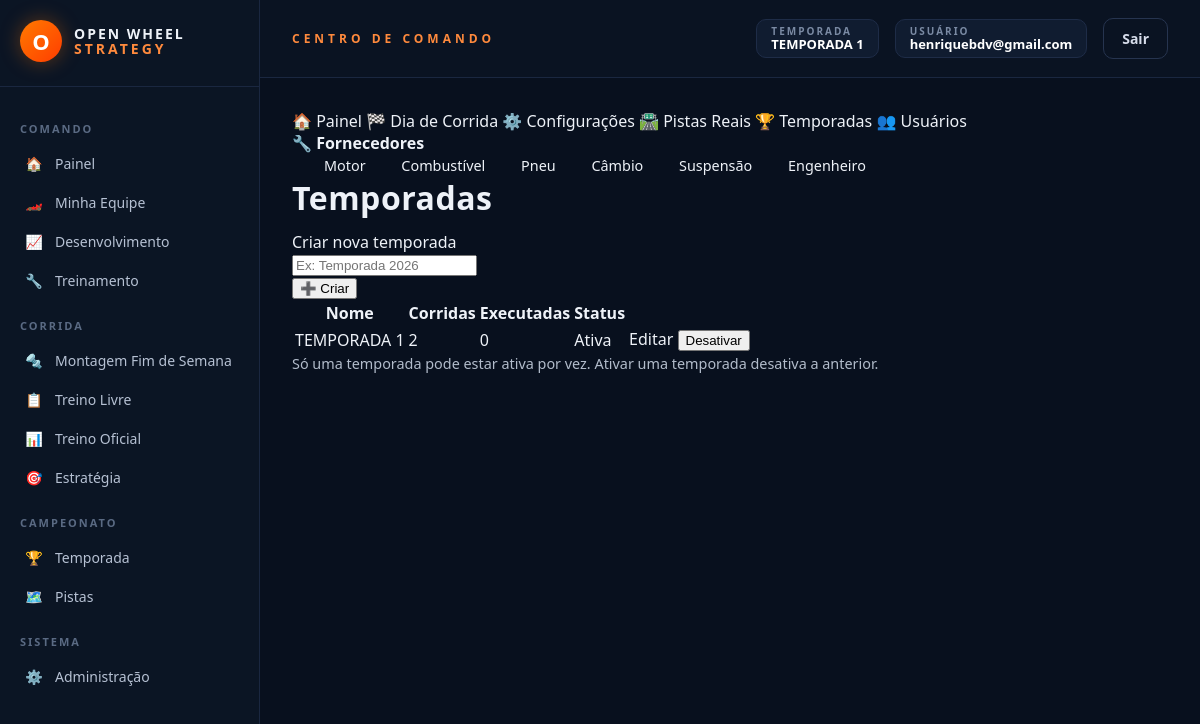
Page /admin/temporadas (signed in) on the earlier database version.
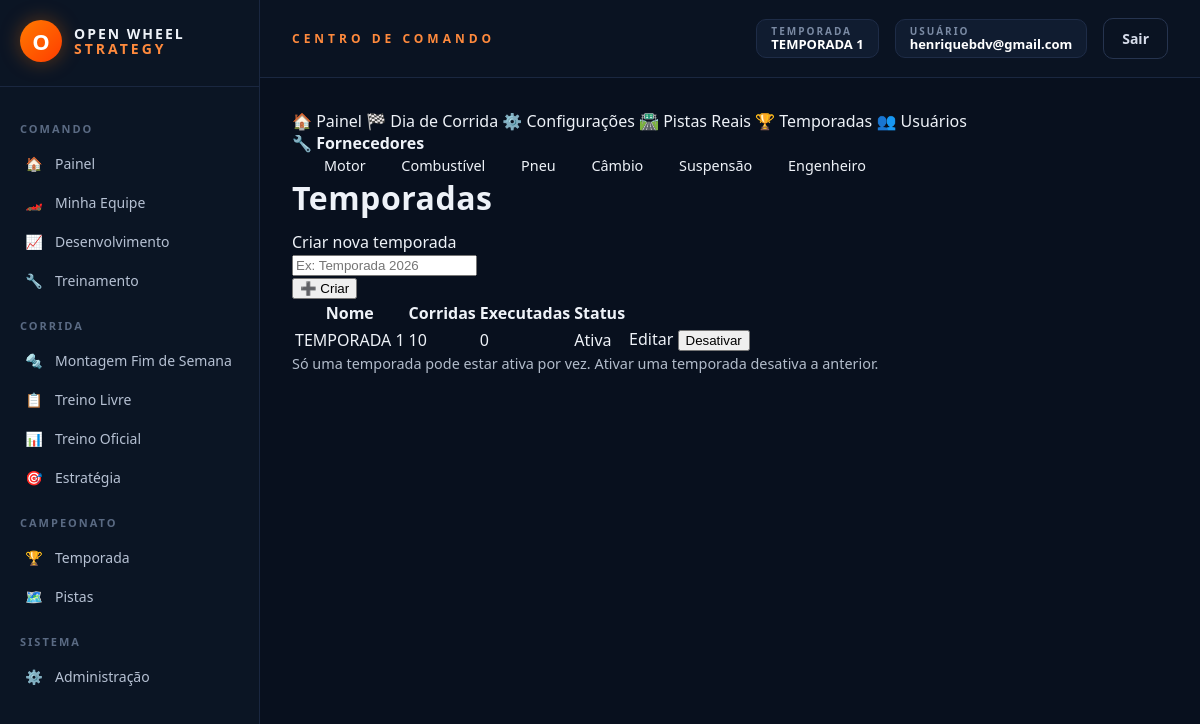
Same page on the later database version.
### models_temporada.py (models this page shows, shortened)
class Temporada(db.Model):
    __tablename__ = "temporadas"
    id = db.Column(db.Integer, primary_key=True)
    nome = db.Column(db.String(120), nullable=False)
    ativa = db.Column(db.Boolean, default=False, nullable=False)
    data_criacao = db.Column(db.DateTime, default=datetime.utcnow)
    corridas_agendadas = db.relationship(
        "CorridaAgendada", backref="temporada",
        cascade="all, delete-orphan",
        order_by="CorridaAgendada.ordem",
    )
    @classmethod
    def ativa_atual(cls):
        try:
            return cls.query.filter_by(ativa=True).first()
        except (OperationalError, ProgrammingError, NoSuchTableError):
            return None
    def total_corridas(self):
        return len(self.corridas_agendadas)
    def corridas_executadas(self):
        return sum(1 for c in self.corridas_agendadas if c.executada)

class CorridaAgendada(db.Model):
    __tablename__ = "corridas_agendadas"
    id = db.Column(db.Integer, primary_key=True)
    temporada_id = db.Column(db.Integer, db.ForeignKey("temporadas.id"), nullable=False)
    pista_real_id = db.Column(db.Integer, nullable=False)
    pista_nome = db.Column(db.String(120))
    ordem = db.Column(db.Integer, nullable=False)
    executada = db.Column(db.Boolean, default=False, nullable=False)
    data_execucao = db.Column(db.DateTime)
    resultado_json = db.Column(db.Text, default="[]")

### rotas/admin.py (the view, shortened to what this page needs)
    @app.route("/admin/temporadas", methods=["GET", "POST"])
    @admin_requerido
    def admin_temporadas():
        temporadas = Temporada.query.order_by(Temporada.data_criacao.desc()).all()
        return render_template("admin_temporadas.html", temporadas=temporadas)

### app.py (called while the page is built)
def _registrar_contexto(app):
    @app.context_processor
    def injetar_globais():
        usuario_id = session.get("usuario_id")
        usuario = Usuario.query.get(usuario_id) if usuario_id else None
        return {
            "usuario_logado": usuario,
            "categorias_fornecedor": FORNECEDORES_CONFIG,
            "temporada_ativa": Temporada.ativa_atual(),
        }

### extensoes.py (called while the page is built)
def admin_requerido(view_func):
    @functools.wraps(view_func)
    def wrapper(*args, **kwargs):
        from models import Usuario
        usuario_id = session.get("usuario_id")
        if not usuario_id:
            return redirect(url_for("login"))
        usuario = Usuario.query.get(usuario_id)
        if not usuario or not usuario.eh_admin:
            return render_template("acesso_negado.html"), 403
        return view_func(*args, **kwargs)
    return wrapper

### templates/admin_temporadas.html
{% extends "admin_base.html" %}
{% set secao_admin = 'temporadas' %}
{% block admin_content %}
<h1 class="h3 mb-4">Temporadas</h1>
<div class="card mb-4">
    <div class="card-header">Criar nova temporada</div>
    <div class="card-body">
        <form method="POST" class="row g-2">
            <div class="col-md-8">
                <input type="text" name="nome" class="form-control" placeholder="Ex: Temporada 2026" required>
            </div>
            <div class="col-md-4">
                <button type="submit" class="btn btn-primary w-100">➕ Criar</button>
            </div>
        </form>
    </div>
</div>
<table class="table">
    <thead>
        <tr>
            <th>Nome</th><th>Corridas</th><th>Executadas</th><th>Status</th><th></th>
        </tr>
    </thead>
    <tbody>
        {% for t in temporadas %}
        <tr>
            <td>{{ t.nome }}</td>
            <td>{{ t.total_corridas() }}</td>
            <td>{{ t.corridas_executadas() }}</td>
            <td>
                {% if t.ativa %}<span class="badge bg-success">Ativa</span>
                {% else %}<span class="badge bg-secondary">Inativa</span>
                {% endif %}
            </td>
            <td>
                <a href="{{ url_for('admin_temporada_editar', temporada_id=t.id) }}" class="btn btn-sm btn-outline-primary">Editar</a>
                {% if t.ativa %}
                    <form method="POST" action="{{ url_for('admin_temporada_desativar', temporada_id=t.id) }}" style="display:inline;">
                        <button type="submit" class="btn btn-sm btn-outline-secondary">Desativar</button>
                    </form>
                {% else %}
                    <form method="POST" action="{{ url_for('admin_temporada_ativar', temporada_id=t.id) }}" style="display:inline;">
                        <button type="submit" class="btn btn-sm btn-outline-success">Ativar</button>
                    </form>
                {% endif %}
            </td>
        </tr>
        {% else %}
        <tr><td colspan="5" class="text-muted">Nenhuma temporada.</td></tr>
        {% endfor %}
    </tbody>
</table>
<p class="text-muted mt-3" style="font-size:0.9em;">
    Só uma temporada pode estar ativa por vez. Ativar uma temporada desativa a anterior.
</p>
{% endblock %}

### templates/base.html (shortened to what this page needs)
<!DOCTYPE html>
<html lang="pt-br">
<head>
    <link href="{{ url_for('static', filename='css/tema.css') }}" rel="stylesheet">
</head>
<body>
{% if usuario_logado %}
<div class="ows-shell">
    <aside class="ows-sidebar">
        <div class="ows-logo">
            <div class="ows-logo-mark">O</div>
            <div class="ows-logo-text">OPEN WHEEL<br><span>STRATEGY</span></div>
        </div>
        <div class="ows-menu-section">COMANDO</div>
        <a href="{{ url_for('home') }}" class="ows-menu-link {% if request.endpoint == 'home' %}active{% endif %}"><span class="ows-icon">🏠</span> Painel</a>
        <a href="{{ url_for('minha_equipe') }}" class="ows-menu-link {% if request.endpoint == 'minha_equipe' %}active{% endif %}"><span class="ows-icon">🏎️</span> Minha Equipe</a>
        <a href="{{ url_for('desenvolvimento_view') }}" class="ows-menu-link {% if request.endpoint == 'desenvolvimento_view' %}active{% endif %}"><span class="ows-icon">📈</span> Desenvolvimento</a>
        <a href="{{ url_for('treinamento_view') }}" class="ows-menu-link {% if request.endpoint == 'treinamento_view' %}active{% endif %}"><span class="ows-icon">🔧</span> Treinamento</a>
        <div class="ows-menu-section">CORRIDA</div>
        <a href="{{ url_for('montagem_fim_de_semana') }}" class="ows-menu-link {% if request.endpoint == 'montagem_fim_de_semana' %}active{% endif %}"><span class="ows-icon">🔩</span> Montagem Fim de Semana</a>
        <a href="{{ url_for('treino_livre_view') }}" class="ows-menu-link {% if request.endpoint == 'treino_livre_view' %}active{% endif %}"><span class="ows-icon">📋</span> Treino Livre</a>
        <a href="{{ url_for('treino_oficial_view') }}" class="ows-menu-link {% if request.endpoint == 'treino_oficial_view' %}active{% endif %}"><span class="ows-icon">📊</span> Treino Oficial</a>
        <a href="{{ url_for('estrategia_corrida_view') }}" class="ows-menu-link {% if request.endpoint == 'estrategia_corrida_view' %}active{% endif %}"><span class="ows-icon">🎯</span> Estratégia</a>
        <div class="ows-menu-section">CAMPEONATO</div>
        <a href="{{ url_for('temporada_view') }}" class="ows-menu-link {% if request.endpoint == 'temporada_view' %}active{% endif %}"><span class="ows-icon">🏆</span> Temporada</a>
        <a href="{{ url_for('pistas_reais_view') }}" class="ows-menu-link {% if request.endpoint == 'pistas_reais_view' %}active{% endif %}"><span class="ows-icon">🗺️</span> Pistas</a>
        {% if usuario_logado.eh_admin %}
        <div class="ows-menu-section">SISTEMA</div>
        <a href="{{ url_for('admin_dashboard') }}" class="ows-menu-link {% if request.endpoint == 'admin_dashboard' %}active{% endif %}"><span class="ows-icon">⚙️</span> Administração</a>
        {% endif %}
    </aside>
    <div class="ows-main">
        <header class="ows-topbar">
            <div class="ows-topbar-title">CENTRO DE COMANDO</div>
            <div class="ows-topbar-right">
                {% if temporada_ativa %}
                <div class="ows-badge">
                    <div class="ows-badge-label">TEMPORADA</div>
                    <div class="ows-badge-value">{{ temporada_ativa.nome }}</div>
                </div>
                {% endif %}
                <div class="ows-badge">
                    <div class="ows-badge-label">USUÁRIO</div>
                    <div class="ows-badge-value">{{ usuario_logado.email }}</div>
                </div>
                <a href="{{ url_for('logout') }}" class="ows-btn ows-btn-ghost">Sair</a>
            </div>
        </header>
        <div class="ows-content">
            {% block content %}{% endblock %}
        </div>
    </div>
</div>
{% endif %}
</body>
</html>

Differences in the rows shown:
changed Temporada "TEMPORADA 1": total_corridas "2" → "10"
